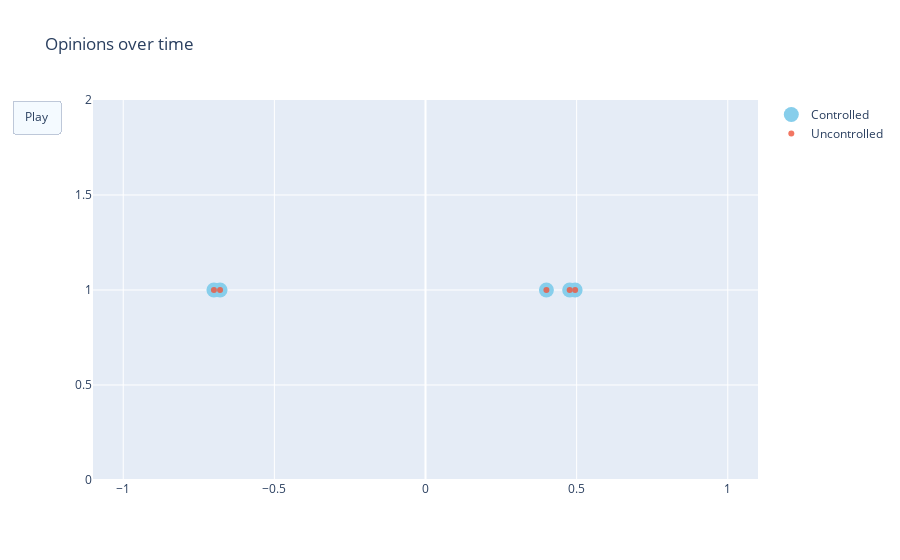

Notebook code cell kept with this figure:
### Code cell
fig = go.Figure(
    data=[go.Scatter(x=c_xs[:, 0].flatten(), y=np.ones(eq.var_dim-1),
                         mode='markers',
                         name="Controlled", marker=dict(color='SkyBlue', size=15)),
         go.Scatter(x=uc_xs[:, 0].flatten(), y=np.ones(eq.var_dim-1),
                         mode='markers',
                         name="Uncontrolled", opacity=0.8)],
    layout=go.Layout(
        xaxis=dict(range=[-1.1, 1.1], autorange=False),
        yaxis=dict(range=[0, 2], autorange=False),
        title="Opinions over time",
        updatemenus=[dict(
            type="buttons",
            buttons=[dict(label="Play",
                          method="animate",
                          args=[None, {"frame": {"duration": 25, 
                                                                        "redraw": False},
                                                              "fromcurrent": True, 
                                                              "transition": {"duration": 0.1}}])])]
    ),
    frames=[go.Frame(data=[go.Scatter(x=c_xs[:, i].flatten(), y=np.ones(eq.var_dim-1),
                         mode='markers',
                         name="Controlled", marker=dict(color='SkyBlue', size=15)),
                          go.Scatter(x=uc_xs[:, i].flatten(), y=np.ones(eq.var_dim-1),
                         mode='markers',
                         name="Uncontrolled", opacity=0.8)]) for i in range(c_xs.shape[1])]
)
fig.update_layout(transition = {'duration': 0.1})
fig.show()

### Figure 1 — Plotly figure (JSON) as saved in the notebook; plotly's stock layout.template omitted (floating-point values rounded to 4 significant figures)
{"data": [{"marker": {"color": "SkyBlue", "size": 15}, "mode": "markers", "name": "Controlled", "type": "scatter", "x": [-0.6797, -0.7, 0.4, 0.4949, 0.477], "y": [1, 1, 1, 1, 1]}, {"mode": "markers", "name": "Uncontrolled", "opacity": 0.8, "type": "scatter", "x": [-0.6797, -0.7, 0.4, 0.4949, 0.477], "y": [1, 1, 1, 1, 1]}], "layout": {"title": {"text": "Opinions over time"}, "transition": {"duration": 0.1}, "updatemenus": [{"buttons": [{"args": [null, {"frame": {"duration": 25, "redraw": false}, "fromcurrent": true, "transition": {"duration": 0.1}}], "label": "Play", "method": "animate"}], "type": "buttons"}], "xaxis": {"autorange": false, "range": [-1.1, 1.1]}, "yaxis": {"autorange": false, "range": [0, 2]}}}
